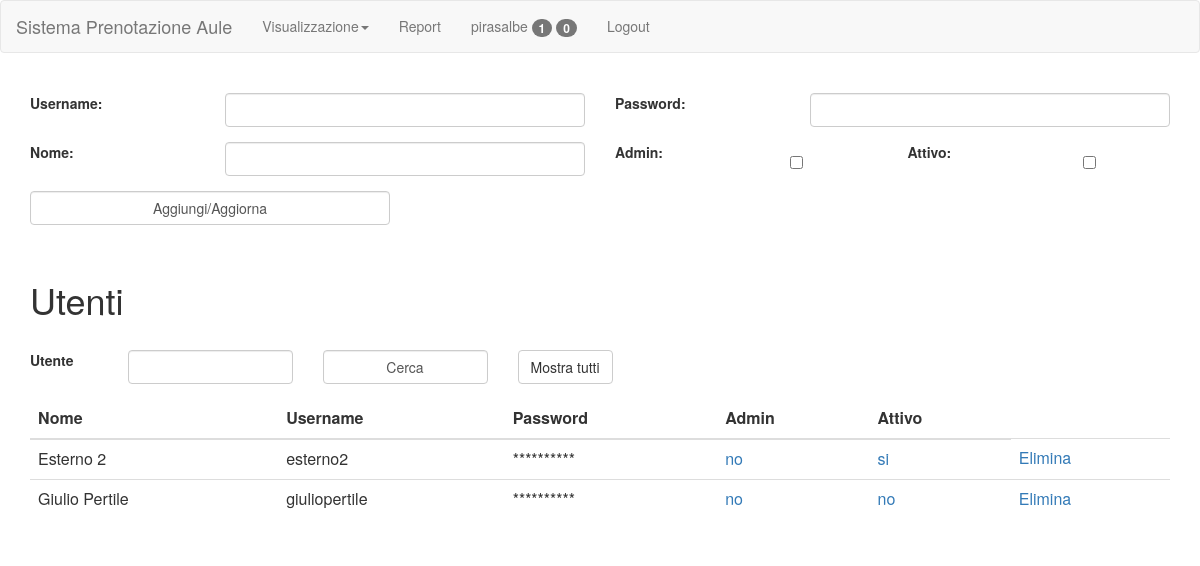
The app's page /admin/users.php (signed in), older data.
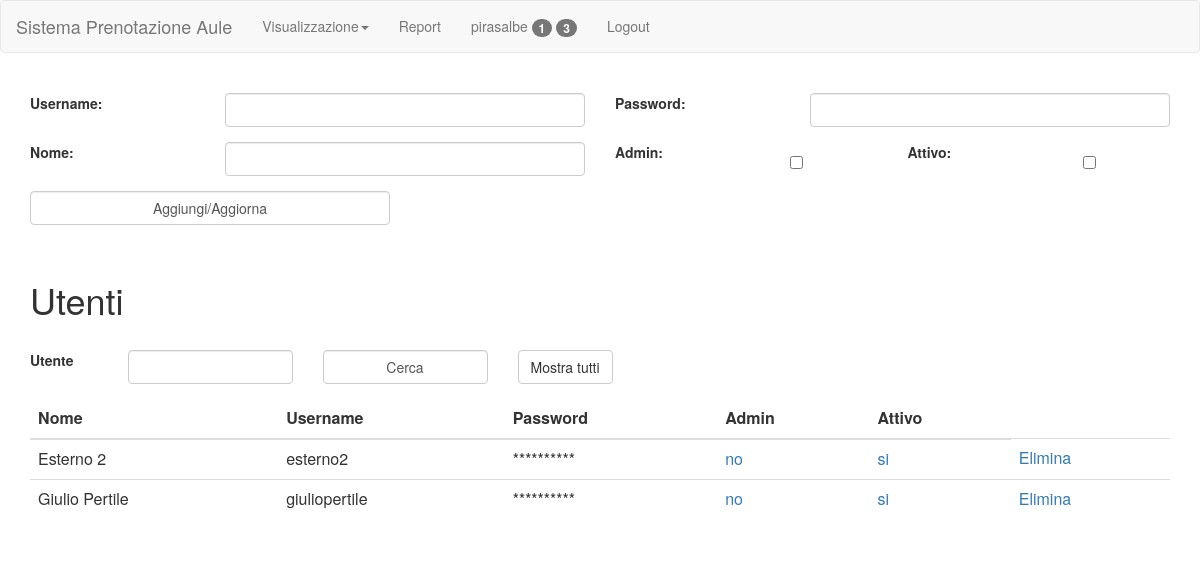
The same page, newer data.
### tables this page shows
CREATE TABLE `utenti` (
  `username` varchar(20) NOT NULL,
  `password` varchar(64) NOT NULL,
  `admin` enum('si','no') NOT NULL DEFAULT 'no',
  `nome` varchar(20) NOT NULL,
  `attivo` enum('si','no') NOT NULL DEFAULT 'no'
);

### script/sql.php (called while the page is built, shortened)
<?php
function init()
{
    $servername = "localhost";
    $username = "root";
    $password = "";
    $dbname = "aule";
    $conn = new mysqli($servername, $username, $password, $dbname);
    return $conn;
}
function admin()
{
    $sql = "SELECT admin FROM utenti where username=?";
    $conn = init();
    if ($stmt = $conn->prepare($sql)) {
        $stmt->bind_param("s", $_SESSION['user']);
        $stmt->execute();
        $stmt->bind_result($admin);
    }
    if ($admin == "si") return true;
    return false;
}
function users($user)
{
	$where="";
    $sql = "SELECT *
			FROM utenti where username<>?" . $where;
    $conn = init();
    $result = null;
    if ($stmt = $conn->prepare($sql)) {
		if($user=="-1")
			$stmt->bind_param("s", $_SESSION['user']);
		else
			$stmt->bind_param("ss", $_SESSION['user'], $user);
        $stmt->execute();
        $result = $stmt->get_result();
    }
    return $result;
}
?>

### admin/users.php (the view, shortened to what the changed rows need)
<?php
include("../script/recursive.php");
?>
<html>
<head>
    <?php printHeader(); ?>
</head>
<body>
<?php printNavbar(true); ?>
<br>
<br>
<div class="container">
	<p class="h1">Utenti</p><br>
    <div class="table-responsive">
        <table class="table">
            <thead>
            <tr>
                <th>Nome</th>
                <th>Username</th>
                <th>Password</th>
                <th>Admin</th>
                <th>Attivo</th>
            </tr>
            </thead>
            <tbody>
            <?php
			$user="-1";
            $result = users($user);
            if (isset($result) && $result != null) {
                while ($row = $result->fetch_assoc()) {
                    echo "<tr>
                            <td>" . $row["nome"] . "</td>
                            <td>" . $row["username"] . "</td>
                            <td>**********</td>
                            <td><a href='../script/adminUser?user=" . $row["username"] . "&admin=" . $row["admin"] . "'>" . $row["admin"] . "</a></td>
                            <td><a href='../script/changeUser?user=" . $row["username"] . "&stato=" . $row["attivo"] . "'>" . $row["attivo"] . "</a></td>
                            <td><a href='../script/deleteUser?username=" . $row["username"] . "'>Elimina</a></td>
                        </tr>";
                }
            }
            ?>
            </tbody>
        </table>
    </div>
</div>
</body>
</html>

### script/recursive.php (shortened to what the changed rows need)
<?php
include("sql.php");
function printNavbar($admin)
{
    global $logged;
    if ($admin)
        $admin = "../";
    else
        $admin = "";
    $user = "Area Riservata";
    $log = "Login";
    if ($logged == 1) {
        $log = "Logout";
        $user = $_SESSION['user'];
        if(admin()){
            $result = booking(true);
            $cont = 0;
            if (isset($result) && $result != null) {
                while ($row = $result->fetch_assoc()) {
                    if ($row["attiva"] == "no")
                        $cont++;
                }
            }
            $result = users("-1");
            if (isset($result) && $result != null) {
                while ($row = $result->fetch_assoc()) {
                    if ($row["attivo"] == "no")
                        $cont++;
                }
            }
            $user = $user . " <span class='badge'>" . $cont . "</span>";
        }
    }
	$result = messages("-1","-1");
	$cont = 0;
	if (isset($result) && $result != null) {
		while ($row = $result->fetch_assoc()) {
			$cont++;
		}
	}
	$user = $user . " <span class='badge'>" . $cont . "</span>";
    echo "
			<nav class='navbar navbar-default'>
				<div class='container-fluid'>
					<div class='navbar-header'>
						<a class='navbar-brand' href='" . $admin . "index.php'>Sistema Prenotazione Aule</a>
					</div>
					<ul class='nav navbar-nav'>
						<li class='dropdown'>
							<a class='dropdown-toggle' data-toggle='dropdown' href='#'>Visualizzazione<span class='caret'></span></a>
							<ul class='dropdown-menu'>
								<li><a href='" . $admin . "index?cal=day'>Giorni</a></li>
								<li><a href='" . $admin . "index?cal=week'>Settimane</a></li>
								<li><a href='" . $admin . "index?cal=month'>Mesi</a></li>
							</ul>
						</li>
						<li><a href='" . $admin . "report'>Report</a></li>
						<li><a href='" . $admin . "private'>" . $user . "</a></li>
						<li><a href='" . $admin . "login'>" . $log . "</a></li>
					</ul>
				</div>
			</nav>";
}
function printHeader()
{
    echo "<meta charset='utf-8'>
		<meta name='viewport' content='width=device-width, initial-scale=1'>
		<link rel='stylesheet' href='https://maxcdn.bootstrapcdn.com/bootstrap/3.3.7/css/bootstrap.min.css'>
		<link rel='stylesheet' href='style/font-awesome/css/font-awesome.min.css'>
		<script src='https://ajax.googleapis.com/ajax/libs/jquery/3.2.0/jquery.min.js'></script>
		<script src='https://maxcdn.bootstrapcdn.com/bootstrap/3.3.7/js/bootstrap.min.js'></script>";
}
?>

Row changes from the older to the newer data that the page shows:
changed utenti "Giulio Pertile": attivo "no" → "si"
Text that changed along with them:
$cont: "0" → "3"
